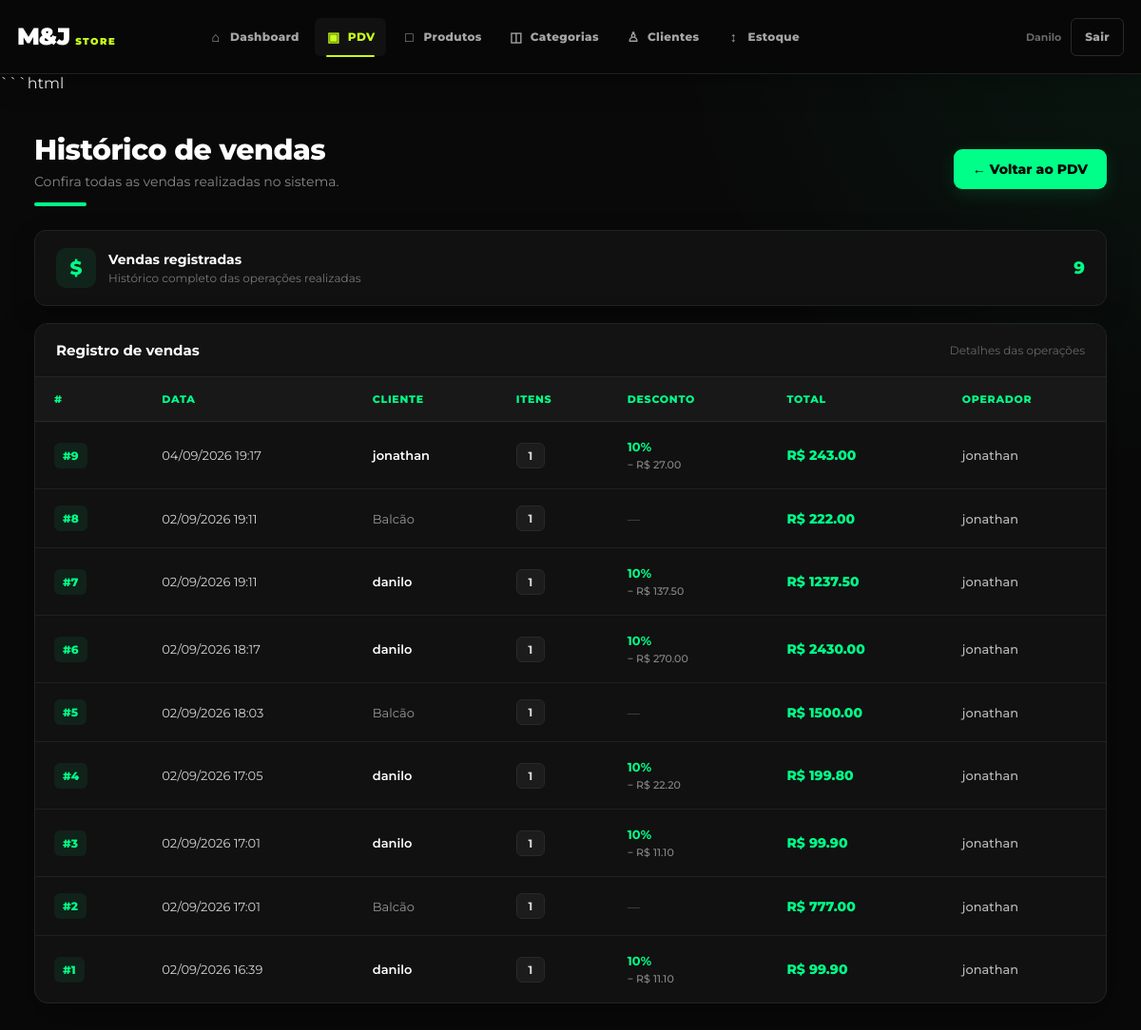
/pdv/historico (signed in), run on the app's committed database.
### app/models/cliente.py (models this page shows)
class Cliente(Base):
    __tablename__ = "clientes"
    id = Column(
        Integer,
        primary_key=True,
        index=True
    )
    nome = Column(
        String(150),
        nullable=False
    )
    matricula = Column(
        String(100),
        unique=True,
        nullable=True
    )
    telefone = Column(
        String(30),
        nullable=True
    )
    is_associado = Column(
        Boolean,
        default=False,
        nullable=False
    )
    ativo = Column(
        Boolean,
        default=True,
        nullable=False
    )
    desconto_percentual = Column(
        Float,
        default=0.0,
        nullable=False
    )
    criado_em = Column(
        DateTime,
        server_default=func.now(),
        nullable=False
    )
    vendas = relationship(
        "Venda",
        back_populates="cliente"
    )

### app/models/venda.py (models this page shows, shortened)
class Venda(Base):
    __tablename__ = "vendas"
    id         = Column(Integer, primary_key=True, index=True)
    cliente_id = Column(
        Integer,
        ForeignKey("clientes.id", ondelete="SET NULL"),
        nullable=True
    )
    usuario_id = Column(
        Integer,
        ForeignKey("usuarios.id", ondelete="SET NULL"),
        nullable=True
    )
    desconto_percentual = Column(Float, nullable=False, default=0.0)
    total_bruto  = Column(Float, nullable=False, default=0.0)
    total_liquido = Column(Float, nullable=False, default=0.0)
    observacao = Column(String(255), nullable=True)
    criado_em = Column(DateTime, server_default=func.now())
    cliente = relationship("Cliente", back_populates="vendas")
    usuario = relationship("Usuario", backref="vendas")
    itens   = relationship(
        "ItemVenda",
        back_populates="venda",
        cascade="all, delete-orphan"  # deleta itens se a venda for deletada
    )

### app/models/usuarios.py (models this page shows)
class Usuario(Base):
    __tablename__ = "usuarios"
    id = Column(Integer, primary_key=True, autoincrement=True)
    nome = Column(String(100), nullable=False)
    email = Column(String(150), unique=True, nullable=False)
    senha_hash = Column(String(255), nullable=False)
    role = Column(String(20), nullable=False, default="operador")
    ativo = Column(Boolean, default=True)
    criando_em = Column(DateTime, server_default=func.now())

### app/controllers/pdv_controller.py (the view)
@router.get("/historico")
def historico_vendas(
    request: Request,
    db: Session = Depends(get_db),
    usuario=Depends(
        get_usuario_logado
    )
):
    vendas = (
        db.query(Venda)
        .order_by(
            Venda.criado_em.desc()
        )
        .limit(100)
        .all()
    )
    return templates.TemplateResponse(
        request=request,
        name="pdv/historico.html",
        context={
            "request":
                request,
            "usuario":
                usuario,
            "vendas":
                vendas
        }
    )

### app/templates/pdv/historico.html (shortened to what this page needs)
<!DOCTYPE html>
<html lang="pt-br">
<head>
    <link rel="stylesheet" href="/static/css/navbar.css">
</head>
<body>
    {% include "shared/navbar.html" %}
    <main class="container">
        <div class="topo">
            <div class="titulo-area">
                <h1>Histórico de vendas</h1>
                <p>
                    Confira todas as vendas realizadas no sistema.
                </p>
                <div class="titulo-linha"></div>
            </div>
            <a href="/pdv" class="btn-voltar">
                ← Voltar ao PDV
            </a>
        </div>
        <div class="resumo">
            <div class="resumo-info">
                <div class="resumo-icone">
                    $
                </div>
                <div class="resumo-texto">
                    <strong>Vendas registradas</strong>
                    <span>Histórico completo das operações realizadas</span>
                </div>
            </div>
            <div class="contador">
                {{ vendas | length }}
            </div>
        </div>
        <div class="tabela-card">
            <div class="tabela-topo">
                <h2>Registro de vendas</h2>
                <span>
                    Detalhes das operações
                </span>
            </div>
            <div class="tabela-container">
                <table>
                    <thead>
                        <tr>
                            <th>#</th>
                            <th>Data</th>
                            <th>Cliente</th>
                            <th>Itens</th>
                            <th>Desconto</th>
                            <th>Total</th>
                            <th>Operador</th>
                        </tr>
                    </thead>
                    <tbody>
                        {% for v in vendas %}
                        <tr>
                            <td>
                                <a href="/pdv/venda/{{ v.id }}" class="venda-link">
                                    #{{ v.id }}
                                </a>
                            </td>
                            <td>
                                {{ v.criado_em.strftime('%d/%m/%Y %H:%M') }}
                            </td>
                            <td>
                                {% if v.cliente %}
                                <span class="cliente">
                                    {{ v.cliente.nome }}
                                </span>
                                {% else %}
                                <span class="cliente-balcao">
                                    Balcão
                                </span>
                                {% endif %}
                            </td>
                            <td>
                                <span class="quantidade">
                                    {{ v.itens | length }}
                                </span>
                            </td>
                            <td>
                                {% if v.desconto_percentual > 0 %}
                                <span class="desconto">
                                    {{ v.desconto_percentual|int }}%
                                    <br>
                                    <small>
                                        − R$ {{ "%.2f"|format(v.desconto_valor) }}
                                    </small>
                                </span>
                                {% else %}
                                <span class="sem-desconto">
                                    —
                                </span>
                                {% endif %}
                            </td>
                            <td class="total">
                                R$ {{ "%.2f"|format(v.total_liquido) }}
                            </td>
                            <td>
                                <span class="operador">
                                    {{ v.usuario.nome if v.usuario else "—" }}
                                </span>
                            </td>
                        </tr>
                        {% endfor %}
                    </tbody>
                </table>
            </div>
        </div>
    </main>
</body>
</html>

### app/templates/shared/navbar.html (shortened to what this page needs)
<nav class="app-navbar" aria-label="Navegação principal">
    <div class="app-navbar-inner">
        <a href="/" class="app-navbar-brand" aria-label="M&J Store - Dashboard">
            <span class="app-navbar-brand-main">M&J</span>
            <span class="app-navbar-brand-sub">STORE</span>
        </a>
        <div class="app-navbar-menu" id="app-navbar-menu">
            <div class="app-navbar-links">
                <a href="/" class="app-navbar-link {% if request.url.path == '/' %}active{% endif %}">
                    <span class="app-navbar-icon">⌂</span>
                    Dashboard
                </a>
                <a href="/pdv" class="app-navbar-link {% if request.url.path.startswith('/pdv') %}active{% endif %}">
                    <span class="app-navbar-icon">▣</span>
                    PDV
                </a>
                <a href="/produtos" class="app-navbar-link {% if request.url.path.startswith('/produtos') %}active{% endif %}">
                    <span class="app-navbar-icon">□</span>
                    Produtos
                </a>
                <a href="/categorias" class="app-navbar-link {% if request.url.path.startswith('/categorias') %}active{% endif %}">
                    <span class="app-navbar-icon">◫</span>
                    Categorias
                </a>
                <a href="/clientes" class="app-navbar-link {% if request.url.path.startswith('/clientes') %}active{% endif %}">
                    <span class="app-navbar-icon">♙</span>
                    Clientes
                </a>
                <a href="/movimentacoes" class="app-navbar-link {% if request.url.path.startswith('/movimentacoes') %}active{% endif %}">
                    <span class="app-navbar-icon">↕</span>
                    Estoque
                </a>
            </div>
            <div class="app-navbar-actions">
                <span class="app-navbar-user">
                    {% if usuario %}
                        {{ usuario.nome or usuario.get('nome') or usuario.email or usuario.get('email') or 'Usuário' }}
                    {% else %}
                        Sistema
                    {% endif %}
                </span>
                <a href="/auth/logout" class="app-navbar-logout">Sair</a>
            </div>
        </div>
    </div>
</nav>

### app/static/css/navbar.css (style rules this page uses)
:root { --navbar-bg: #080808; --navbar-border: #202020; --navbar-text: #a5a5a5; --navbar-hover: #ffffff; --navbar-neon: #c8ff1a; }
body { padding-top: 78px !important; }
.app-navbar { position: fixed; inset: 0 0 auto 0; height: 78px; width: 100%; z-index: 9999; background: rgba(8, 8, 8, 0.97); border-bottom: 1px solid var(--navbar-border); box-shadow: 0 10px 30px rgba(0, 0, 0, 0.22); backdrop-filter: blur(10px); -webkit-backdrop-filter: blur(10px); }
.app-navbar-inner { width: min(1500px, calc(100% - 36px)); height: 100%; margin: 0 auto; display: flex; align-items: center; gap: 24px; }
.app-navbar-brand { display: inline-flex; align-items: baseline; gap: 6px; min-width: 165px; text-decoration: none; line-height: 1; }
.app-navbar-brand-main { color: #ffffff; font-family: 'Montserrat', sans-serif; font-size: 25px; font-weight: 900; letter-spacing: -1px; }
.app-navbar-brand-sub { color: var(--navbar-neon); font-size: 10px; font-weight: 900; letter-spacing: 1.5px; }
.app-navbar-menu { flex: 1; min-width: 0; display: flex; align-items: center; justify-content: space-between; gap: 18px; }
.app-navbar-links { display: flex; align-items: center; gap: 4px; min-width: 0; }
.app-navbar-link, .app-navbar-logout { position: relative; display: inline-flex; align-items: center; gap: 7px; min-height: 40px; padding: 0 12px; color: var(--navbar-text); text-decoration: none; font-family: 'Montserrat', sans-serif; font-size: 12px; font-weight: 800; letter-spacing: .35px; white-space: nowrap; transition: color .2s ease, background-color .2s ease; border-radius: 6px; }
.app-navbar-link:hover, .app-navbar-link.active, .app-navbar-logout:hover { color: var(--navbar-hover); background: #111111; }
.app-navbar-link.active { color: var(--navbar-neon); }
.app-navbar-link.active::after { content: ''; position: absolute; left: 12px; right: 12px; bottom: -1px; height: 2px; background: var(--navbar-neon); border-radius: 2px; }
.app-navbar-icon { display: inline-flex; width: 16px; justify-content: center; color: currentColor; font-size: 14px; line-height: 1; }
.app-navbar-actions { display: flex; align-items: center; gap: 10px; flex-shrink: 0; }
.app-navbar-user { max-width: 180px; overflow: hidden; text-overflow: ellipsis; white-space: nowrap; color: #676767; font-size: 11px; font-weight: 700; }
.app-navbar-logout { border: 1px solid #292929; padding-inline: 14px; }

### data on the page
Cliente: nome "Danilo"
Venda: id "9", criado_em "04/09/2026 19:17", cliente.nome "jonathan", itens|length "1", desconto_percentual "10", desconto_valor "27.00", total_liquido "243.00", usuario "jonathan"
Venda: id "8", criado_em "02/09/2026 19:11", shows "Balcão", itens|length "1", total_liquido "222.00", usuario "jonathan"
Venda: id "7", criado_em "02/09/2026 19:11", cliente.nome "danilo", itens|length "1", desconto_percentual "10", desconto_valor "137.50", total_liquido "1237.50", usuario "jonathan"
Venda: id "6", criado_em "02/09/2026 18:17", cliente.nome "danilo", itens|length "1", desconto_percentual "10", desconto_valor "270.00", total_liquido "2430.00", usuario "jonathan"
Venda: id "5", criado_em "02/09/2026 18:03", shows "Balcão", itens|length "1", total_liquido "1500.00", usuario "jonathan"
Venda: id "4", criado_em "02/09/2026 17:05", cliente.nome "danilo", itens|length "1", desconto_percentual "10", desconto_valor "22.20", total_liquido "199.80", usuario "jonathan"
Venda: id "3", criado_em "02/09/2026 17:01", cliente.nome "danilo", itens|length "1", desconto_percentual "10", desconto_valor "11.10", total_liquido "99.90", usuario "jonathan"
Venda: id "2", criado_em "02/09/2026 17:01", shows "Balcão", itens|length "1", total_liquido "777.00", usuario "jonathan"
Venda: id "1", criado_em "02/09/2026 16:39", cliente.nome "danilo", itens|length "1", desconto_percentual "10", desconto_valor "11.10", total_liquido "99.90", usuario "jonathan"

### other printed values
{{ vendas | length }} "9"
